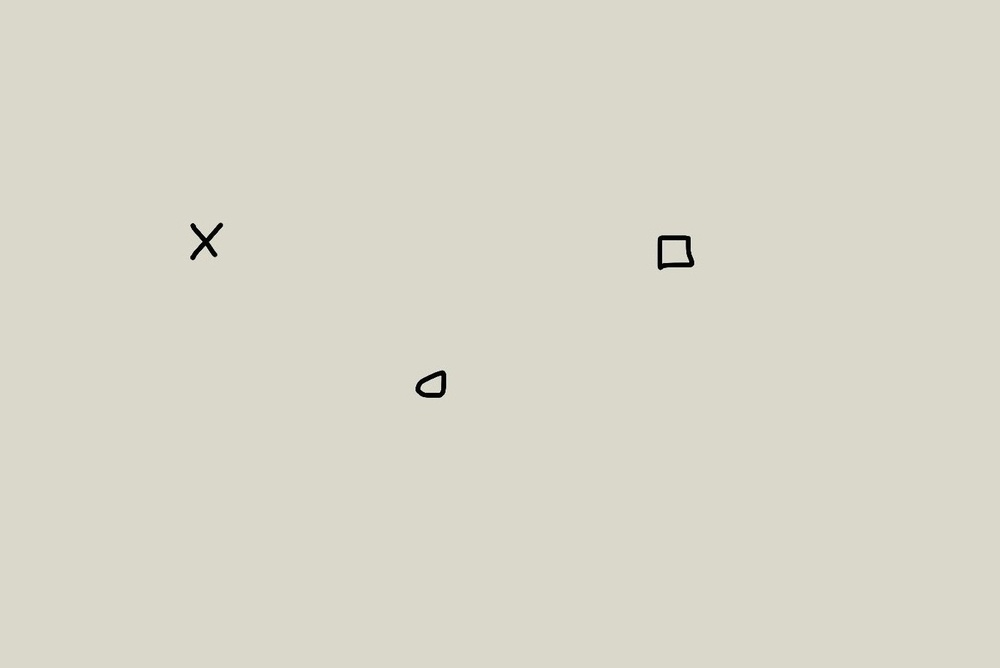
#> input picture Video/rescourses/plaketa.jpg, 1000 x 668 px, shrunk from 1403 x 937 before the run
$ python sprialDetection.py
#> lines starting #> are read from the running program, lines starting #| are printed output that depends on the picture
from typing import OrderedDict
import cv2
import numpy as np
from math import cos, sin
import os

originalImg = cv2.imread('rescourses/plaketa.jpg', 0)
#> originalImg: shape (668, 1000); min 0, max 249, mean 214.6
if originalImg.size ==0:
    print('image is empty')
    quit()
imgHegith, imgWidth = originalImg.shape
#> imgHegith = 668; imgWidth = 1000
imgCentr = (imgHegith//2, imgWidth//2)
#> imgCentr = (334, 500)


frameHeight = 100
frameWidth = 200
frameCenter = imgCentr
#> frameCenter = (334, 500)

#read the templates from a file all the templates in a Dict so we can can call  them by their name
templateFolder= 'rescourses/templates'
templateDict = {}
for filename in os.listdir(templateFolder):
    template =  cv2.imread(templateFolder + '/'+filename, 0)
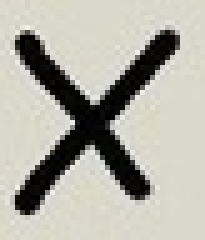
#> input picture Video/rescourses/templates/ex.jpg, 41 x 48 px, shrunk from 57 x 68 before the run (shown 5 times larger)
#> template: shape (48, 41); min 0, max 239, mean 173.9
    name = filename.split('.')[0]
    templateDict[name] = template
    if(template.shape[0] > frameHeight or template.shape[1]>frameWidth ):
        print('Template needs to fit in the frame, but has bigger dimentions')
        quit()

if not templateDict:
    print('template dict is empty, make sure the files are correct')
    quit()


spiralCentrer = imgCentr
#> spiralCentrer = (334, 500)


def cyclicalToCartesian(range, angle): return (int(range * cos(angle) + spiralCentrer[0]),
                                               int(range * sin(angle)+spiralCentrer[1]))


range = 0
angle = 0
threshold = 0.95

ANIMATION = int(input('enter 1 to turn on ANIMATION, 0 to turn off : '))
#> the answer given: 1
while ANIMATION  != 0 and ANIMATION != 1 :
    ANIMATION = int(input('enter 1 to turn on ANIMATION, 0 to turn off : '))
ANIMATION = bool(ANIMATION)

while True:
    if ANIMATION:
        imgCopy = originalImg.copy()
    range = range+1
    angle = angle + 0.08
    frameCenter = cyclicalToCartesian(range, angle)


    lowerHeightBound = frameCenter[0]-frameHeight//2
#> lowerHeightBound = 284
    upperHeightBound = frameCenter[0]+frameHeight//2
#> upperHeightBound = 384
    lowerWidthBound = frameCenter[1]-frameWidth//2
#> lowerWidthBound = 400
    upperWidthBound = frameCenter[1]+frameWidth//2
#> upperWidthBound = 600

    if lowerHeightBound < 0 or upperHeightBound > imgHegith or lowerWidthBound < 0 or upperWidthBound > imgWidth:
        print("frame is out of bounds")
        break
    frame = originalImg[lowerHeightBound:upperHeightBound,
                lowerWidthBound:upperWidthBound]
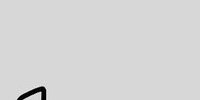
#> frame: shape (100, 200); min 0, max 240, mean 213.2

    if ANIMATION:
        cv2.rectangle(imgCopy,(lowerWidthBound,lowerHeightBound),(upperWidthBound,upperHeightBound),255,5)
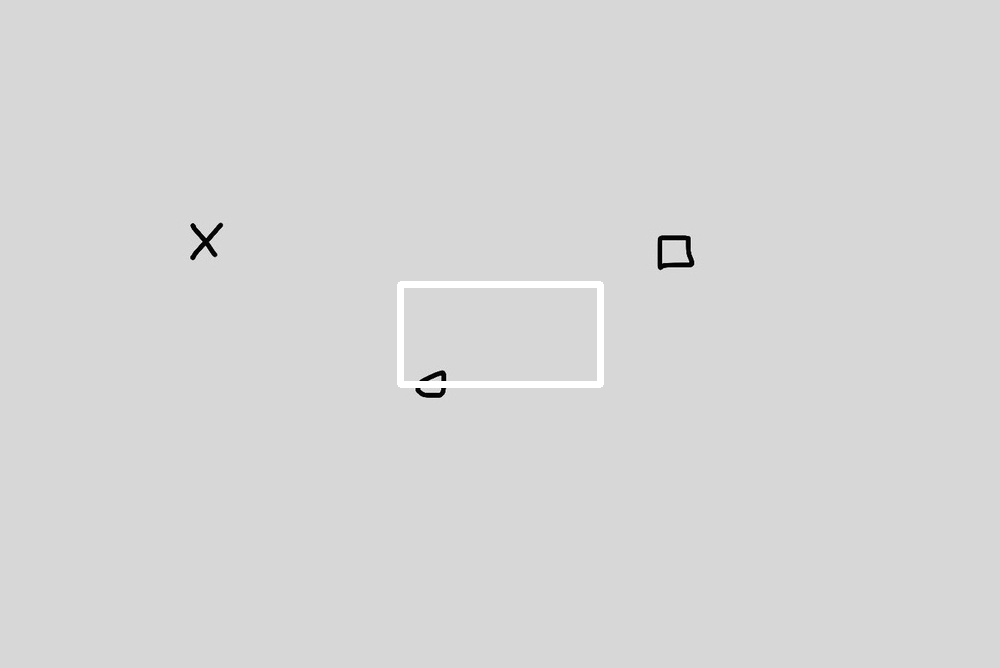
#> imgCopy: shape (668, 1000); min 0, max 255, mean 214.9
        cv2.imshow('ANIAMATION',imgCopy)
        cv2.waitKey(5)


    for key in templateDict:
        template = templateDict[key]

        result = cv2.matchTemplate(frame,template, cv2.TM_CCORR_NORMED)
        _, max_val, _, max_loc = cv2.minMaxLoc(result)
        if(max_val > threshold):
            cv2.rectangle(frame,max_loc, (max_loc[0]+template.shape[1], max_loc[1]+template.shape[0]),255,5)
            del templateDict[key]
            break
#> this loop made 2 passes
#> (key, max_val, max_loc) on passes 1 to 2: ('ex', 0.908, (47, 50)), ('square', 0.855, (39, 56))
